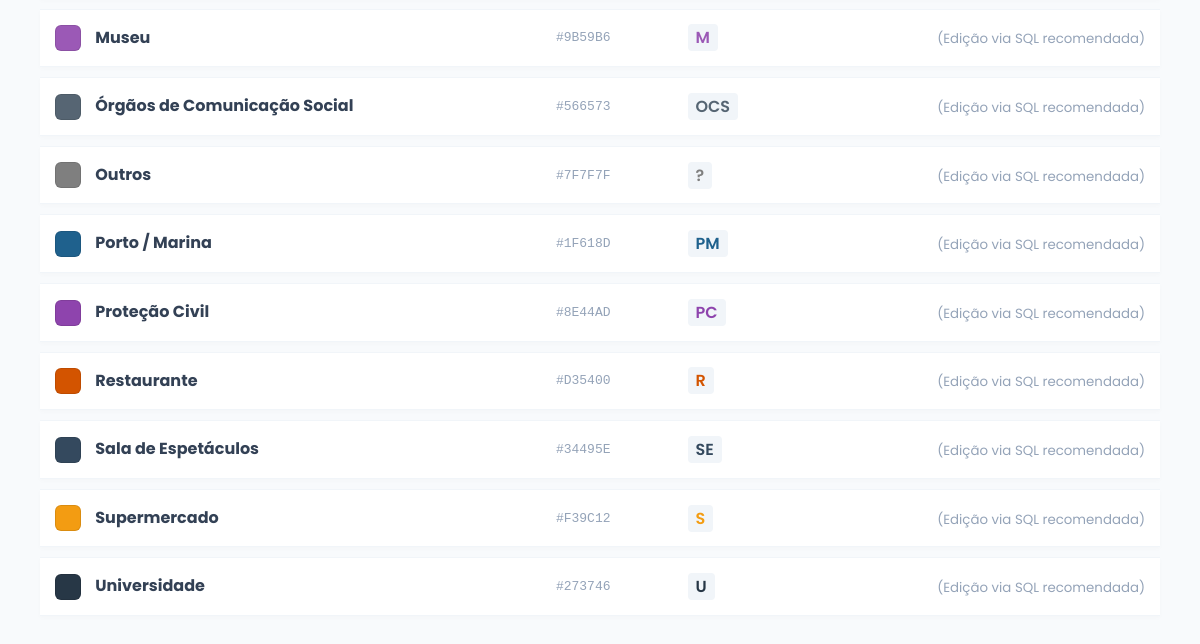
/admin_categorias.php (signed in, lower part), run on an earlier commit of the app's database.
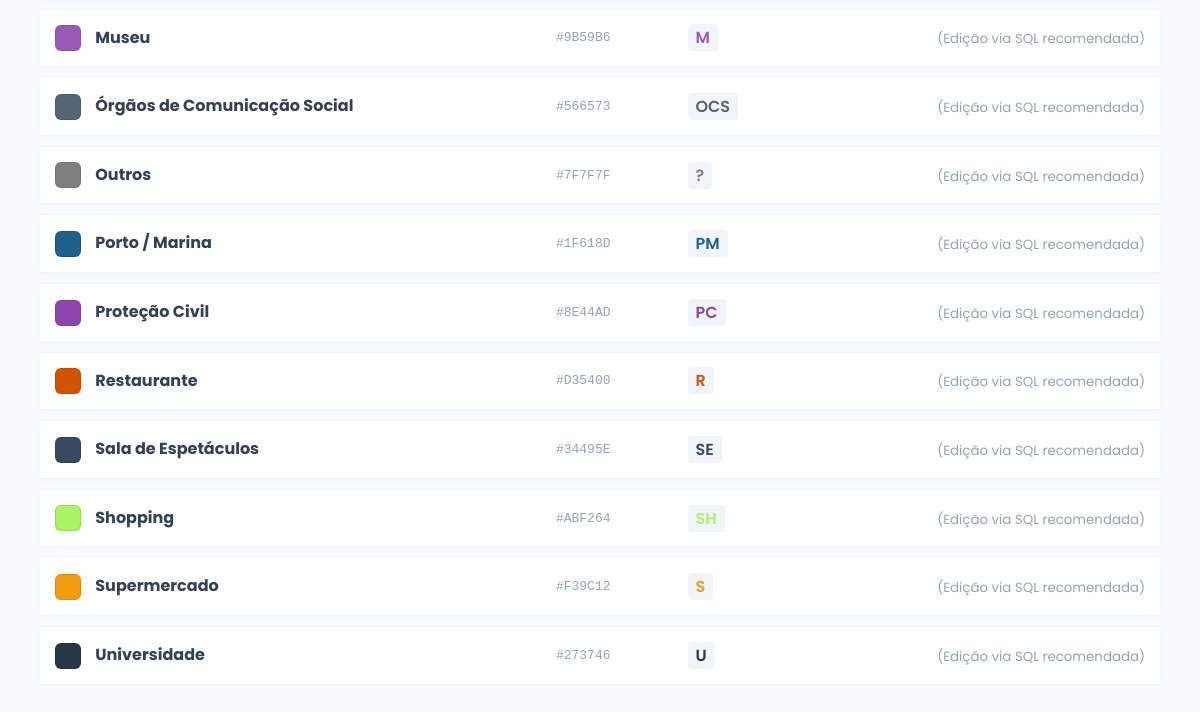
And on a later commit of the database.
### tables this page shows
CREATE TABLE IF NOT EXISTS `categorias` (
  `id` int NOT NULL AUTO_INCREMENT,
  `nome` varchar(100) NOT NULL,
  `cor` varchar(7) NOT NULL,
  `letras` varchar(3) NOT NULL,
  PRIMARY KEY (`id`),
  UNIQUE KEY `nome` (`nome`)
);

### admin_categorias.php (the view, shortened to what this page needs)
<?php
require 'db.php';
$stmt = $pdo->query("SELECT * FROM categorias ORDER BY nome ASC");
$categorias = $stmt->fetchAll();
?>
<!DOCTYPE html>
<html lang="pt">
<head>
    <link rel="stylesheet" href="css/mapa.css">
</head>
<body>
    <div class="admin-page">
        <table class="data-table">
            <tbody>
                <?php foreach ($categorias as $c): ?>
                    <tr>
                        <td>
                            <div class="cat-color-box" style="background: <?= $c['cor'] ?>;"></div>
                            <b>
                                <?= htmlspecialchars($c['nome']) ?>
                            </b>
                        </td>
                        <td style="font-family: monospace; color: var(--text-light);">
                            <?= strtoupper($c['cor']) ?>
                        </td>
                        <td><span
                                style="background:#f1f5f9; padding:2px 8px; border-radius:4px; font-weight:600; color:<?= $c['cor'] ?>;">
                                <?= htmlspecialchars($c['letras']) ?>
                            </span></td>
                        <td style="text-align: right;">
                            <small style="color:var(--text-light);">(Edição via SQL recomendada)</small>
                        </td>
                    </tr>
                <?php endforeach; ?>
            </tbody>
        </table>
    </div>
</body>
</html>

What changed in the data, as far as the page shows it:
added categorias: nome "Shopping", cor "#ABF264", letras "SH"
